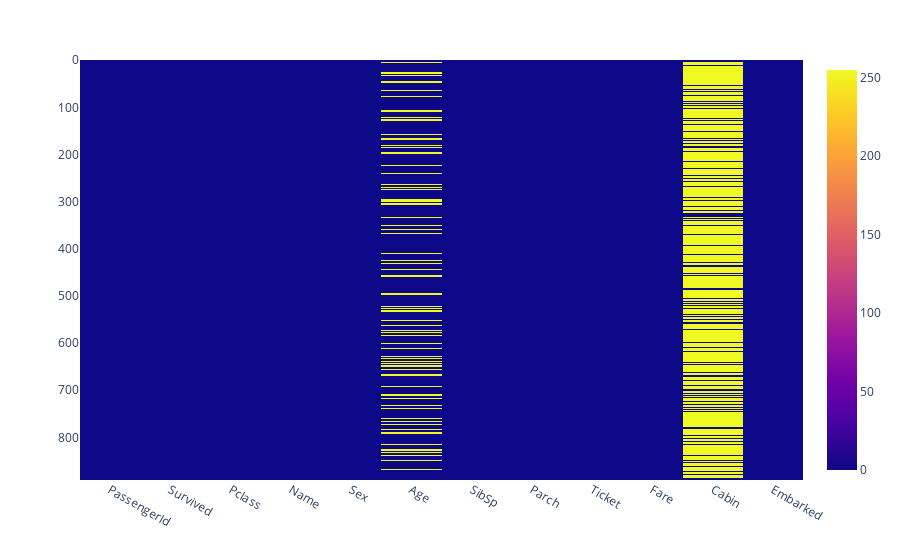

Write notebook code for a chart like this one.
### Code cell
px.imshow(titanic_train.isnull())

### Figure 1 — Plotly figure (JSON) as saved in the notebook; plotly's stock layout.template omitted (floating-point values rounded to 4 significant figures; data arrays with more than 128 entries replaced by an {"elided": "..."} marker saying what was removed)
{"data": [{"coloraxis": "coloraxis", "hovertemplate": "x: %{x}<br>y: %{y}<br>color: %{z}<extra></extra>", "name": "0", "type": "heatmap", "x": ["PassengerId", "Survived", "Pclass", "Name", "Sex", "Age", "SibSp", "Parch", "Ticket", "Fare", "Cabin", "Embarked"], "xaxis": "x", "y": {"elided": "891 int values"}, "yaxis": "y", "z": {"elided": "891x12 int values"}}], "layout": {"coloraxis": {"colorscale": [[0, "#0d0887"], [0.1111, "#46039f"], [0.2222, "#7201a8"], [0.3333, "#9c179e"], [0.4444, "#bd3786"], [0.5556, "#d8576b"], [0.6667, "#ed7953"], [0.7778, "#fb9f3a"], [0.8889, "#fdca26"], [1, "#f0f921"]]}, "margin": {"t": 60}, "xaxis": {"anchor": "y", "constrain": "domain", "domain": [0, 1], "scaleanchor": "y"}, "yaxis": {"anchor": "x", "autorange": "reversed", "constrain": "domain", "domain": [0, 1]}}}
